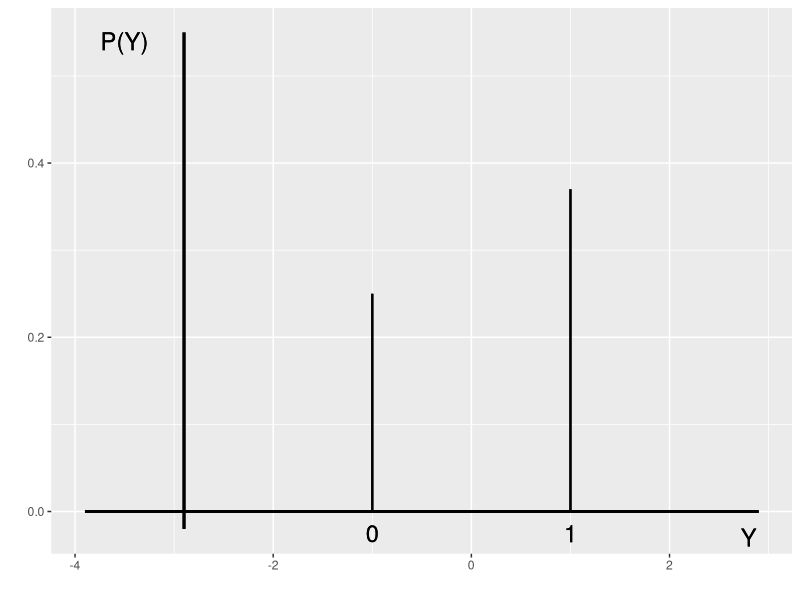
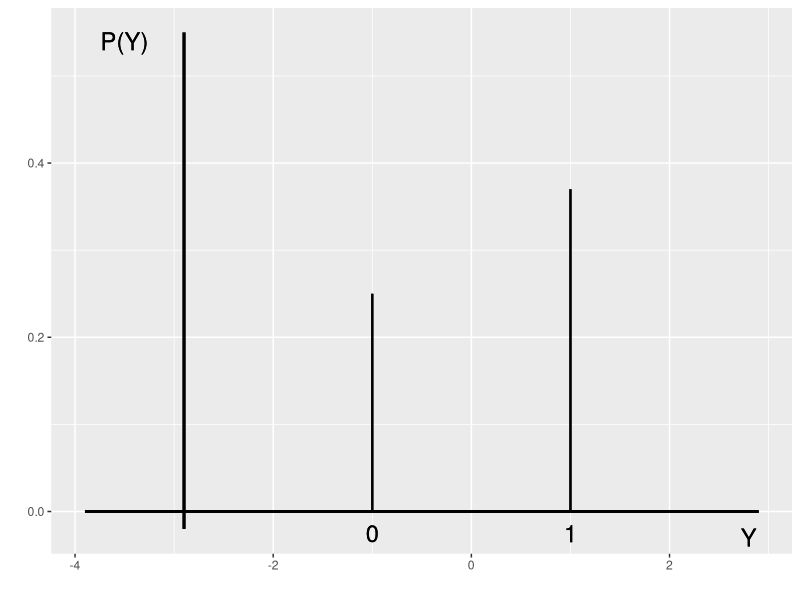

Source code (R) for these figures, in order:
library(ggplot2)
library(ggthemes)
library(ggpubr)
library(magrittr)
library(grid)

# our color scale for the book
cols = viridisLite::viridis(3)

liniendicke = 0.75
achsendicke = 1

p_Value_low  = 0.25
p_value_high = 0.37


p1 <- ggplot(data = data.frame(A = c(-3.5, 2.5)), aes(A)) + 
  ylab("") +
  xlab("") +
  #scale_y_continuous(breaks = NULL) +  # hide axis scaling
  #scale_x_continuous(breaks = NULL) +
  geom_text(x=1, y=-0.025, label="1", size=6) +       # "1" bottom text 
  geom_text(x=-1, y=-0.025,label="0",  size=6) +      # "0" bottom text
  geom_segment(aes(x = 1, y = 0, xend = 1, yend = p_value_high), 
               size = liniendicke) +                  # vertical line with "1" label
  geom_segment(aes(x = -1, y = 0, xend = -1, yend = p_Value_low), 
               size = liniendicke ) +                 # vertical line with "0" label
  geom_segment(aes(x = -2.9, y = -0.02, xend = -2.9, yend = 0.55), # draw y-axis
               size = achsendicke) +
  #            arrow = arrow(length = unit(0.3, "cm"))) +
  geom_segment(aes(x = -3.9, y = 0, xend = 2.9, yend = 0),         # draw x-axis
               size = achsendicke) +
  geom_text(x=2.8, y=-0.03, label=expression(Y), size=6, angle = 0) +  # y axis label
  geom_text(x=-3.5, y=0.54, label="P(Y)", size=6, angle = 0)         # P(Y) x axis label
  # draw white square on top of right end of too long x-axis (work-around)
  geom_rect(aes(xmin=-4.0, xmax=-3.17, ymin=-0.02,  ymax=0.02), 
            fill="white", alpha=1) 
  #theme_hc(base_size = 30) 
p1 

#save as pdf (with scale you change the thickness of lines,
#width=8.5cm is half a page width in the book)
ggsave(filename = "./figur4.unknown.pdf",
       p1, width = 8.5, height = 7, units = "cm", scale = 1.5)


